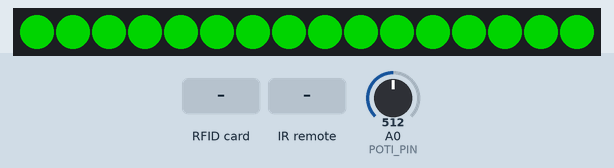
Recording of a sketch running on a simulated Arduino Uno, built with avr-gcc and run on an emulated ATmega328P. On the bench: 16 RGB LEDs in strip order, left to right. The inputs (shaded band) are chosen by the test bench; at power-on: A0 (POTI_PIN) = 512. Dim RGB values are drawn brighter than linear.

Above: at 1.2 s.
1.3 s: A0 (POTI_PIN) set to 0
At 2.5 s:
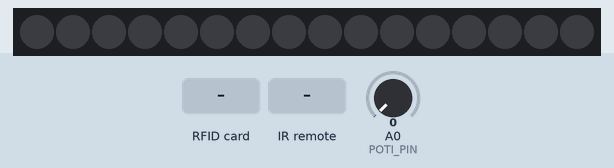
2.8 s: RFID card 5E 7A 19 C4 held to the reader
At 3.7 s:
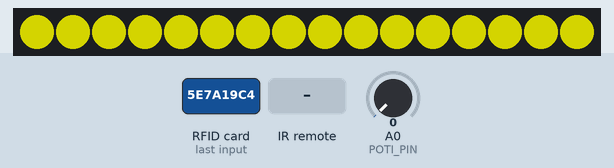
5.8 s: A0 (POTI_PIN) set to 122
At 6.3 s:
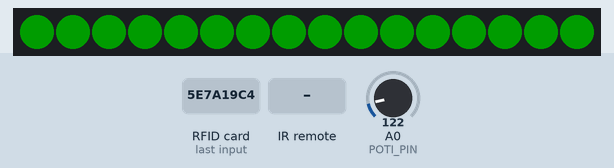
7.3 s: infrared code 0xFF30CF received
At 8.4 s:
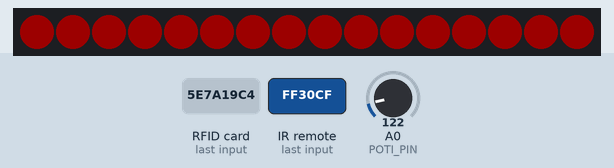
8.8 s: infrared code 0xFF18E7 received
At 9.3 s:
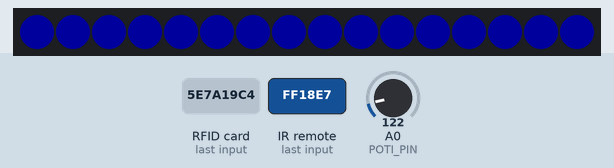
10.3 s: infrared code 0xFF10EF received
At 11.4 s:
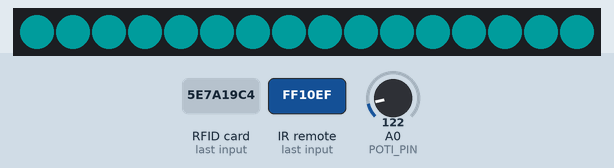
Timing chart, 0 to 12.8 s (numbered marks = the images above; inputs shaded):
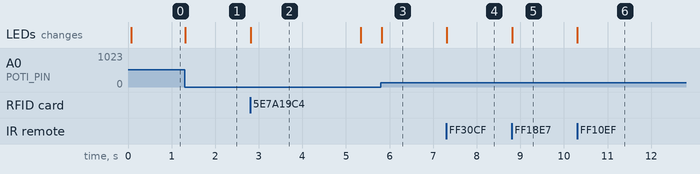

Measured:
- after the input at 1.3 s, the LEDs: change at once (image 1)
- after the input at 2.8 s, the LEDs: change at once (image 2)
- after the input at 5.8 s, the LEDs: change at once (image 3)
- after the input at 7.3 s, the LEDs: change at once (image 4)
- after the input at 8.8 s, the LEDs: change at once (image 5)
- after the input at 10.3 s, the LEDs: change at once (image 6)
- what the display in image 2 shows lasts 2.5 s, from 2.8 s to 5.3 s

The sketch:

TheWatcher.ino
```cpp
#include <SPI.h>
#include <MFRC522.h>
#include <IRremote.h>
#include <Adafruit_NeoPixel.h>

#ifdef __AVR__
#include <avr/power.h>
#endif

// Konfiguration des LED Rings.
#define LED_CONTROL     8
#define LED_COUNT       16

Adafruit_NeoPixel leds = Adafruit_NeoPixel(LED_COUNT, LED_CONTROL, NEO_GRB + NEO_KHZ800);

// Konfiguration des RFID Empfängers.
#define RFID_SDA        10
#define RFID_RST        9

MFRC522 mfrc522(RFID_SDA, RFID_RST);

// Konfiguration des Bewegungsmelders.
#define MOVE_PIN        7

// Konfiguration der Helligkeitssteuerung.
#define POTI_PIN        A0

// Konfiguration der Fernbedienung.
#define REMOTE_PIN      6

#define REMOTE_1        0xFF30CF
#define REMOTE_2        0xFF18E7
#define REMOTE_3        0xFF7A85
#define REMOTE_4        0xFF10EF
#define REMOTE_5        0xFF38C7
#define REMOTE_6        0xFF5AA5

IRrecv irrecv(REMOTE_PIN);

/*
    LED Anzeige.
*/

typedef enum { LED_OFF, LED_START_ON, LED_START_OFF, LED_HOT, LED_WARN, LED_DETECTED } ledDisplayMode;

ledDisplayMode ledMode = LED_OFF;

#define START_ON    500         // Startwarnung: Zeit für LEDs an
#define START_OFF   200         // Startwarnung: Zeit für LEDs aus
#define START_DELAY 5000        // Dauer der Startwarnung
#define AUTH_ON     2500        // Dauer des Feedbacks für eine unbekannte RFID
#define WARN_ON     10000       // Zeitraum zum Abschalten des Alarms (ok, hier nicht wirklich spannend, danach könnte es aber losheulen!)
#define LATENCY     5000        // Solange müssen wir nach dem Abschalten warten, bis wir wieder scharf schalten können

long ledHot = -1;               // Ende der Startwarnung
long badAuth = -1;              // Ende des Feedbacks zu einer falschen RFID
auto lastPoti = -1;             // Letzte Einstellung der Helligkeitsregelung
long ledStart = -1;             // Letzter Umschaltzeitpunkt der LED Anzeige
auto lastDynamic = -1;          // Referenz für veränderliche Anzeigen (Rotation, Glühen)
auto hasBadAuth = false;        // Gesetzt, wenn eine falsche RFID erkannt wurde

// Einfarbige Anzeige.
void singleColor(uint8_t r, uint8_t g, uint8_t b) {
    auto color = leds.Color(r, g, b);

    // Ring in der gewünschten Farbe vorbereiten.
    for (auto i = 0; i < LED_COUNT; i++)
        leds.setPixelColor(i, color);

    // LED Ring anzeigen.
    leds.show();
}

// Anzeige ändern.
void setDisplay(ledDisplayMode mode, bool force = false);
void setDisplay(ledDisplayMode mode, bool force = false) {
    // Keine Änderung.
    if ((mode == ledMode) && !force)
        return;

    // Einige Anzeigen verändern sich mit der Zeit, wir mekren uns daher den Umschaltzeitpunkt als Referenz.
    ledStart = millis();

    // Änderung merken und umsetzen.
    switch (ledMode = mode)
    {
    case LED_OFF:
        lastPoti = -1;
        break;
    case LED_START_ON:
        singleColor(0, 128, 0);
        break;
    case LED_START_OFF:
        singleColor(0, 16, 0);
        break;
    case LED_HOT:
        singleColor(16, 0, 0);
        break;
    case LED_WARN:
    case LED_DETECTED:
        lastDynamic = -1;
        break;
    }
}

// Bearbeitet die Startwarnung.
void blinkStart() {
    auto now = millis();

    // Startwarnung geben und nach Ablauf scharf schalten.
    switch (ledMode)
    {
    case LED_START_ON:
        if (now >= ledHot)
            setDisplay(LED_HOT);
        else if (now >= (ledStart + START_ON))
            setDisplay(LED_START_OFF);
        break;
    case LED_START_OFF:
        if (now >= ledHot)
            setDisplay(LED_HOT);
        else if (now >= (ledStart + START_OFF))
            setDisplay(LED_START_ON);
        break;
    }
}

// Zeigt einen Einbruch an (nein, heult nicht los).
void rotate() {
    // Das sind wir nicht.
    if (ledMode != LED_DETECTED)
        return;

    // Relative Position ermitteln.
    auto now = millis();
    auto done = now - ledStart;
    long center = (done / 75) % LED_COUNT;

    // Ein bißchen optimieren.
    if (center == lastDynamic)
        return;

    lastDynamic = center;

    // Anzeige setzen.
    for (long i = 0; i < LED_COUNT; i++)
    {
        // Distanz vom Zentrum.
        auto dist = abs(i - center);

        if (dist > LED_COUNT / 2)
            dist = LED_COUNT - dist;

        // Anzeige erstellen.
        switch (dist)
        {
        case 0:
            leds.setPixelColor(i, 128, 0, 0);
            break;
        case 1:
            leds.setPixelColor(i, 32, 0, 0);
            break;
        case 2:
            leds.setPixelColor(i, 8, 0, 0);
            break;
        case 3:
            leds.setPixelColor(i, 4, 0, 0);
            break;
        case 4:
            leds.setPixelColor(i, 2, 0, 0);
            break;
        default:
            leds.setPixelColor(i, 1, 0, 0);
            break;
        }
    }

    // Anzeigen.
    leds.show();
}

// Zeigt einen Einruch an, erlaubt aber noch das Abschalten des Alarms.
void glow() {
    // Das sind wir nicht
    if (ledMode != LED_WARN)
        return;

    // Relative Position ermitteln.
    auto now = millis();
    auto done = now - ledStart;

    // Anzeigen - wir machen uns hier nicht die Mühe einer Optimierung.
    if (done >= WARN_ON)
        setDisplay(LED_DETECTED);
    else
        singleColor((done / 6) % 128, 0, 0);
}

/*
    RFID Empfänger.
*/

#define READ_TAG_DELAY  500

typedef enum { RFID_BADTAG = -1, RFID_NOTAG, RFID_GOODTAG } rfidTagResult;

auto lastTag = RFID_NOTAG;
auto firstReadTag = true;
long nextReadTag = -1;

// Prüft of ein RFID Tag in der Nähe ist.
rfidTagResult readTag();
rfidTagResult readTag() {
    // Auslesen initialisieren.
    if (firstReadTag) {
        firstReadTag = false;
        nextReadTag = millis();
    }

    // Glitches vermeiden.
    auto now = millis();

    if (now < nextReadTag)
        return RFID_NOTAG;

    // Auf Karte prüfen.
    if (!mfrc522.PICC_IsNewCardPresent())
        return RFID_NOTAG;

    if (!mfrc522.PICC_ReadCardSerial())
        return RFID_NOTAG;

    // Nächste Prüfung erst wieder nach einer gewissen Zeit erlauben.
    nextReadTag = now + READ_TAG_DELAY;

    // RFID Kennung (UID) prüfen.
    if (mfrc522.uid.size != 4)
        return RFID_BADTAG;
    if (mfrc522.uid.uidByte[0] != 84)
        return RFID_BADTAG;
    if (mfrc522.uid.uidByte[1] != 189)
        return RFID_BADTAG;
    if (mfrc522.uid.uidByte[2] != 158)
        return RFID_BADTAG;
    if (mfrc522.uid.uidByte[3] != 187)
        return RFID_BADTAG;

    return RFID_GOODTAG;
}

// Prüft auf eine RFID Anmeldung.
void processTag() {
    // Neu einlesen.
    auto tagInfo = readTag();

    if (tagInfo == lastTag)
        return;

    // Ergebnis auswerten.
    auto now = millis();

    switch (lastTag = tagInfo)
    {
    case RFID_GOODTAG:
        switch (ledMode)
        {
        case LED_OFF:
            // Das war zu schnell.
            if ((now - ledStart) < LATENCY)
                return;

            // Startwarnung anwerfen.
            ledHot = now + START_DELAY;
            setDisplay(LED_START_ON);
            break;
        case LED_START_ON:
        case LED_START_OFF:
            break;
        default:
            // In den Ruhezustand wechseln.
            setDisplay(LED_OFF);
            break;
        }
        break;
    case RFID_BADTAG:
        // Falsches Tag melden.
        hasBadAuth = true;
        badAuth = now + AUTH_ON;
        break;
    }
}

/*
    Helligkeit im Schlafmodus.
*/

// Viel können wir mit der Fernbedienung nicht machen, aber die Idee kommt sicher rüber.
auto sleep_red = 0;
auto sleep_blue = 0;
auto sleep_green = 1;

// Anzeige im Schlafzustand - sowohl die Helligkeitsregelung als auch die Fernbedienung haben hier einen Einfluss.
void sleep() {
    // Nicht unsere Aufgabe.
    if (ledMode != LED_OFF)
        return;

    // Auslesen.
    auto intens = 4 * (analogRead(POTI_PIN) / 16);

    // Fernbedienung auslesen.
    decode_results results;

    // Keine Änderung.
    if (irrecv.decode(&results))
    {
        // Fernbedienung auswerten.
        switch (results.value)
        {
        case REMOTE_1:
            sleep_red = 1;
            sleep_blue = 0;
            sleep_green = 0;
            break;
        case REMOTE_2:
            sleep_red = 0;
            sleep_blue = 1;
            sleep_green = 0;
            break;
        case REMOTE_3:
            sleep_red = 0;
            sleep_blue = 0;
            sleep_green = 1;
            break;
        case REMOTE_4:
            sleep_red = 0;
            sleep_blue = 1;
            sleep_green = 1;
            break;
        case REMOTE_5:
            sleep_red = 1;
            sleep_blue = 0;
            sleep_green = 1;
            break;
        case REMOTE_6:
            sleep_red = 1;
            sleep_blue = 1;
            sleep_green = 0;
            break;
        }

        // Weiter machen.
        irrecv.resume();
    }
    else if (intens == lastPoti)
        return;

    // Merken.
    lastPoti = intens;

    // Anzeigen.
    singleColor(sleep_red * lastPoti, sleep_green * lastPoti, sleep_blue * lastPoti);
}

/*
    Steuerung.
*/

void setup() {
    // LED Ring initialisieren.
    leds.begin();

    // SPI initialisieren.
    SPI.begin();

    // RFID Empfänger initialisieren.
    mfrc522.PCD_Init();

    // Bewegungsmelder initialisieren.
    pinMode(MOVE_PIN, INPUT);

    // Fernbedienung initialisieren.
    irrecv.enableIRIn();

    // Initiale Anzeige setzen.
    setDisplay(LED_OFF, true);
}

void loop() {
    // RFID einlesen und entsprechend reagieren.
    processTag();

    // RFID Warnung hat Vorrang.
    if (hasBadAuth) {
        if (millis() > badAuth) {
            hasBadAuth = false;

            // Aktuellen Zustand wieder herstellen.
            setDisplay(ledMode, true);
        }
        else {
            // Wir setzen einfach immer die Farbe - eigentlich könnten wir uns das auch merken aber für die paar Sekunden...
            singleColor(128, 128, 0);

            return;
        }
    }

    // Wir sind scharf.
    if (ledMode == LED_HOT)
        if (digitalRead(MOVE_PIN) == HIGH)
            setDisplay(LED_WARN);

    // Wechselnde Anzeigen darstellen.
    sleep();
    blinkStart();
    glow();
    rotate();
}
```
